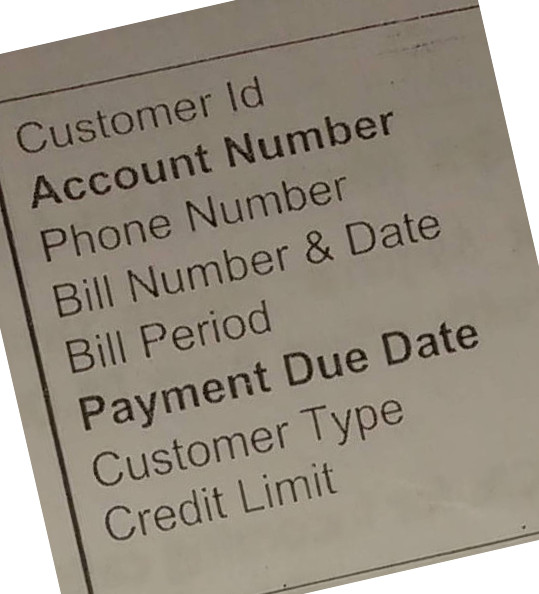
#> input picture warp_image/data2.jpg, 539 x 594 px
$ python main_warp.py data2.jpg 5   (Python 2 division)   (older library calls are emulated)
#> lines starting #> are read from the running program, lines starting #| are printed output that depends on the picture; after the words box and inside, x2 and y2 are one past the last pixel; in counts of white or black regions, pixels touching at a corner belong together; pictures that were not available may be replaced by others from this repository, and a replacement may not be noted
### warp_image/rotate.py
import cv2
import numpy as np

def rotation(rgb,orientation):


	angle=orientation
	#rgb=cv2.imread('/home/narmatha/Documents/ocr/prog/template_rotate.jpg')
	#cv2.imshow('input',rgb)
	(h, w) = rgb.shape[:2]
	center = (w / 2, h / 2)
	M = cv2.getRotationMatrix2D(center,angle, 1.0)
	rgb = cv2.warpAffine(rgb, M, (w, h))
	cv2.imwrite('out.jpg',rgb)


### warp_image/main_warp.py
import cv2
import numpy as np
import sys,os
import statistics # for finding median
import math   #for arctan
from rotate import rotation

rgb=cv2.imread(sys.argv[1],0)
#> rgb: shape (594, 539); min 1, max 255, mean 143.5
image=rgb.copy()
cv2.imwrite("rgb.jpg",rgb)
os.system('ocropus-nlbin rgb.jpg -n')
rgb=cv2.imread('rgb.bin.png')
#> rgb is the input picture: shape (594, 539, 3); mean B, G, R 129.7, 142.5, 150.6
width=rgb.shape[0]
#> width = 594
height=rgb.shape[1]/2
#> height = 269
#print width,height
small = cv2.cvtColor(rgb, cv2.COLOR_BGR2GRAY)
morphKernel=cv2.getStructuringElement(cv2.MORPH_ELLIPSE, (3, 3))
grad = cv2.morphologyEx(small, cv2.MORPH_GRADIENT, morphKernel)
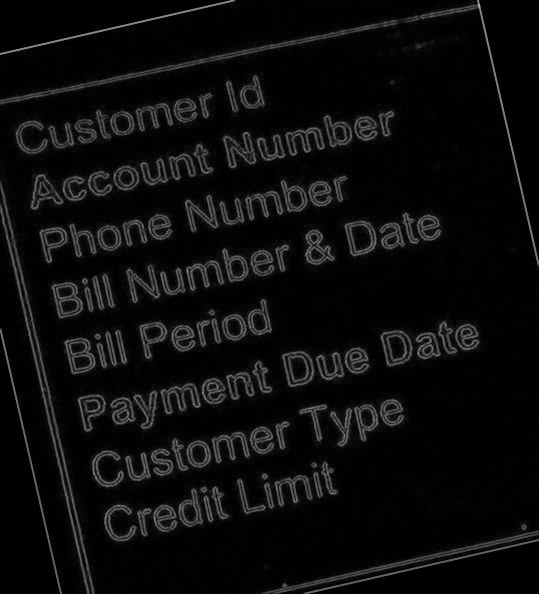
#> grad: shape (594, 539); min 0, max 197, mean 12.3
#bw=small
bw=cv2.adaptiveThreshold(grad,255,cv2.ADAPTIVE_THRESH_GAUSSIAN_C,cv2.THRESH_BINARY_INV,5,7)
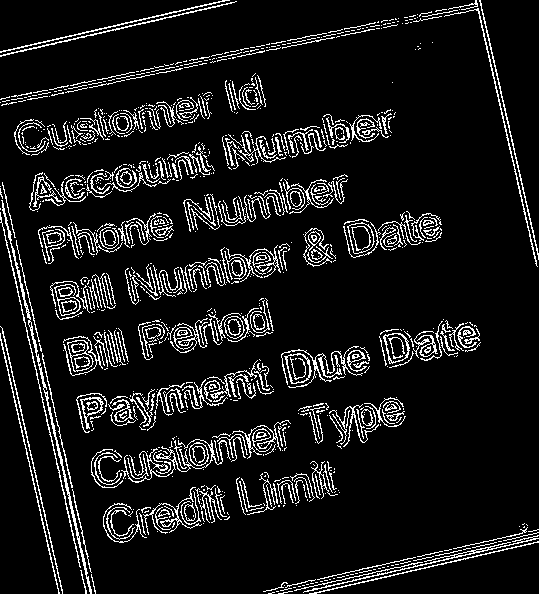
#> bw: shape (594, 539); 9.5% white in thin lines or dots
morphKernel = cv2.getStructuringElement(cv2.MORPH_RECT, (int(sys.argv[2]), 1))
connected=cv2.morphologyEx(bw,cv2.MORPH_CLOSE, morphKernel)
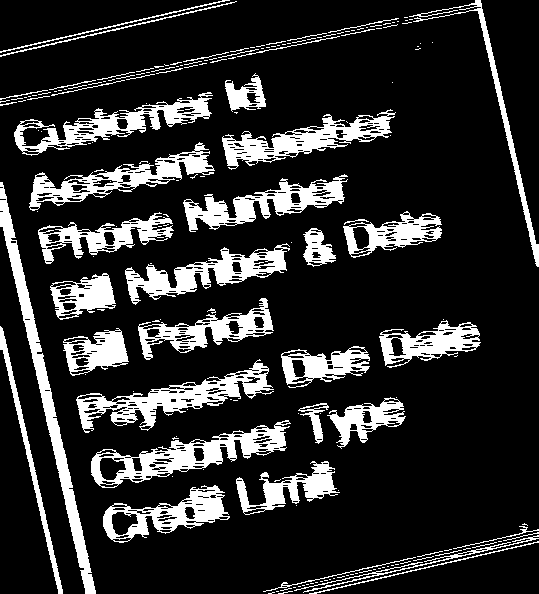
#> connected: shape (594, 539); 17.9% white; 187 white regions (133 under 20 px)
mask=np.zeros(bw.shape,dtype=np.uint8)
_,contours, hierarchy = cv2.findContours(connected,cv2.RETR_EXTERNAL,cv2.CHAIN_APPROX_SIMPLE)
#> contours = 186 contours, 156 with area under 20; largest, box (x1, y1, x2, y2) and area: (91, 420, 291, 488) 4919, (76, 359, 274, 433) 4326, (0, 182, 96, 594) 3890, (29, 142, 215, 211) 3584, (222, 109, 396, 170) 3544
idx=0
thresh=[]

tot_box=[]

for cnt in contours:
	#print cnt
	rect = cv2.minAreaRect(cnt)
	box = cv2.boxPoints(rect)
	box = np.int0(box)
	tot_box.append(box.tolist())
	cv2.drawContours(rgb,[box],0,(255,0,0),2)
#> this loop made 186 passes
#> (rect, box) on passes 1 to 3: (((271, 592.6), (6.06, 0.728), -14.04), [[268, 593], [268, 593], [273, 591], [274, 592]]), (((285, 592.1), (14.12, 0.981), -11.31), [[278, 593], [278, 593], [291, 590], [292, 591]]), (((277, 591), (0, 2), -90), [[278, 591], [276, 591], [276, 591], [278, 591]])
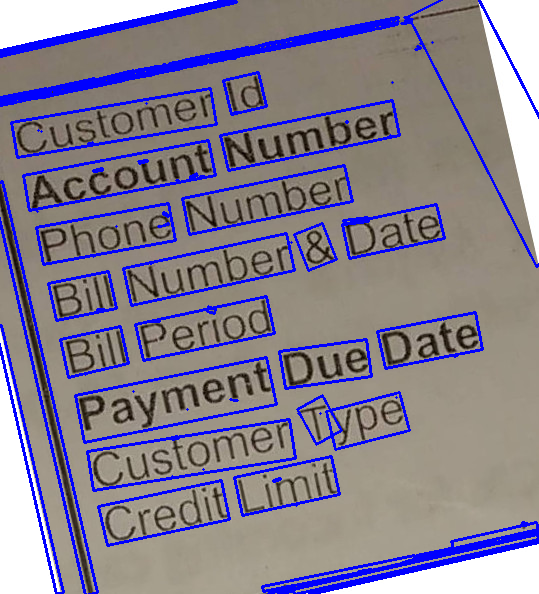
#> rgb: shape (594, 539, 3); 10.63% of pixels changed, all inside (x1, y1, x2, y2) = (0, 0, 539, 594)
#> after the loop, tot_box = 186 items

list_slope=[]
j=0
for i in range(0,len(tot_box)):
	if abs(tot_box[i][j][0]-tot_box[i][j+1][0]) > abs(tot_box[i][j+1][0]-tot_box[i][j+2][0]):
			x1=tot_box[i][j][0]
			x2=tot_box[i][j+1][0]
			y1=tot_box[i][j][1]
			y2=tot_box[i][j+1][1]
	else:
			x1=tot_box[i][j][0]
			x2=tot_box[i][j+3][0]
			y1=tot_box[i][j][1]
			y2=tot_box[i][j+3][1]
	#print x1,x2,y1,y2
	#cv2.line(image,(x1,y1),(x2,y2),(0,255,0),3)

	if abs(x2-x1)>0:
		slope=float(y2-y1)/(x2-x1)
	else:
		slope=0

	list_slope.append(slope)
#> this loop made 186 passes
#> (x1, x2, y1, y2, slope) on passes 1 to 12: (268, 274, 593, 592, -0.167), (278, 292, 593, 591, -0.143), (278, 276, 591, 591, 0), (280, 291, 590, 588, -0.182), (295, 293, 587, 587, 0), (300, 298, 586, 586, 0), (304, 302, 585, 585, 0), (308, 306, 584, 584, 0), (313, 310, 583, 583, 0), (317, 315, 582, 582, 0), (322, 320, 581, 581, 0), (327, 324, 580, 580, 0)
#> x1 on pass 100: 237
#> after the loop, list_slope = 186 values, max 4.38 at index 63, min -0.56 at index 52, mean -0.0266


sort_slope=sorted(list_slope)
#> sort_slope = 186 values from -0.56 to 4.38
median_slope=statistics.median(sort_slope)
#> median_slope = 0
orientation= math.degrees(math.atan(median_slope))
#> orientation = 0
print orientation
#| -0.0
rotation(image,orientation)
#> in rotation, `M = cv2.getRotationMatrix2D(center,angle, 1.0)`: M = [[1, 0, 0], [0, 1, 0]]
#cv2.imwrite("rect.jpg",image)
